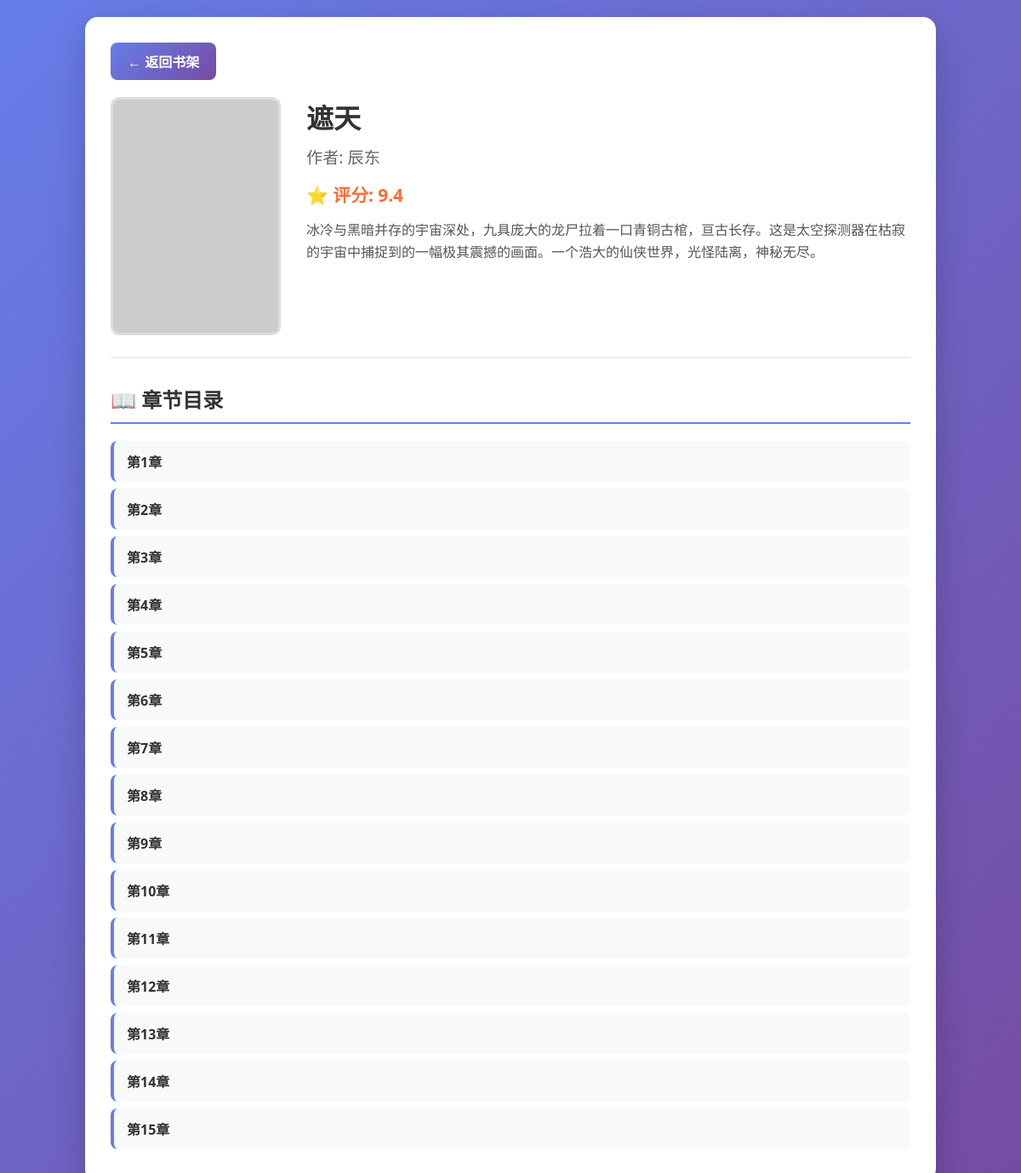
The page /novel/14 on the database its author committed.
### tables this page shows
CREATE TABLE novels (
            id INTEGER PRIMARY KEY AUTOINCREMENT,
            title TEXT NOT NULL,
            author TEXT,
            cover_url TEXT,
            description TEXT,
            rating REAL,
            source_url TEXT,
            created_at TIMESTAMP DEFAULT CURRENT_TIMESTAMP
        );

CREATE TABLE chapters (
            id INTEGER PRIMARY KEY AUTOINCREMENT,
            novel_id INTEGER,
            chapter_number INTEGER,
            title TEXT,
            content TEXT,
            created_at TIMESTAMP DEFAULT CURRENT_TIMESTAMP,
            FOREIGN KEY (novel_id) REFERENCES novels (id)
        );

### novel_reader.py (the view)
@app.route('/novel/<int:novel_id>')
def novel_detail(novel_id):
    novel = novel_manager.get_novel_by_id(novel_id)
    if not novel:
        return "小说不存在", 404
    chapters = novel_manager.get_chapters(novel_id)
    return render_template('novel_detail.html', novel=novel, chapters=chapters)

### novel_reader.py (called while the page is built)
    def get_novel_by_id(self, novel_id):
        conn = sqlite3.connect('novels.db')
        cursor = conn.cursor()
        cursor.execute('SELECT * FROM novels WHERE id = ?', (novel_id,))
        novel = cursor.fetchone()
        if novel:
            novel_dict = {
                'id': novel[0],
                'title': novel[1],
                'author': novel[2],
                'cover_url': novel[3],
                'description': novel[4],
                'rating': novel[5],
                'source_url': novel[6],
                'created_at': novel[7]
            }
        else:
            novel_dict = None
        conn.close()
        return novel_dict

    def get_chapters(self, novel_id):
        conn = sqlite3.connect('novels.db')
        cursor = conn.cursor()
        cursor.execute('''
            SELECT id, chapter_number, title FROM chapters
            WHERE novel_id = ? ORDER BY chapter_number
        ''', (novel_id,))
        chapters = cursor.fetchall()
        chapter_list = []
        for chapter in chapters:
            chapter_list.append({
                'id': chapter[0],
                'chapter_number': chapter[1],
                'title': chapter[2]
            })
        conn.close()
        return chapter_list

### templates/novel_detail.html (shortened to what this page needs)
<!DOCTYPE html>
<html lang="zh-CN">
<head>
</head>
<body>
    <div class="container">
        <a href="/" class="back-btn">← 返回书架</a>
        <div class="novel-header">
            <div class="cover-container">
                {% if novel.cover_url %}
                <img src="{{ novel.cover_url }}" alt="{{ novel.title }}" class="cover-img">
                {% endif %}
            </div>
            <div class="novel-info">
                <h1 class="novel-title">{{ novel.title }}</h1>
                <div class="novel-author">作者: {{ novel.author }}</div>
                <div class="novel-rating">⭐ 评分: {{ "%.1f"|format(novel.rating or 0) }}</div>
                <div class="novel-description">{{ novel.description }}</div>
            </div>
        </div>
        <div class="chapters-list">
            <h2 class="chapters-title">📖 章节目录</h2>
            {% for chapter in chapters %}
            <div class="chapter-item" onclick="window.location.href='/chapter/{{ chapter.id }}'">
                <div class="chapter-title">{{ chapter.title }}</div>
            </div>
            {% endfor %}
        </div>
    </div>
</body>
</html>

### templates/novel_detail.html (style rules this page uses)
* { margin: 0; padding: 0; box-sizing: border-box; }
body { font-family: 'Segoe UI', Tahoma, Geneva, Verdana, sans-serif; background: linear-gradient(135deg, #667eea, #764ba2); color: #333; min-height: 100vh; padding: 20px; }
.container { max-width: 1000px; margin: 0 auto; background: white; border-radius: 15px; padding: 30px; box-shadow: 0 15px 40px rgba(0,0,0,0.2); }
.novel-header { display: flex; gap: 30px; margin-bottom: 30px; padding-bottom: 20px; border-bottom: 2px solid #eee; }
.cover-container { flex-shrink: 0; }
.cover-img { width: 200px; height: 280px; object-fit: cover; border-radius: 10px; border: 3px solid #ddd; }
.novel-info { flex: 1; }
.novel-title { font-size: 2em; color: #333; margin-bottom: 10px; }
.novel-author { font-size: 1.2em; color: #666; margin-bottom: 15px; }
.novel-rating { font-size: 1.3em; color: #ff6b35; margin-bottom: 15px; font-weight: bold; }
.novel-description { line-height: 1.6; color: #555; margin-bottom: 20px; }
.chapters-list { margin-top: 30px; }
.chapters-title { font-size: 1.5em; color: #333; margin-bottom: 20px; border-bottom: 2px solid #667eea; padding-bottom: 10px; }
.chapter-item { padding: 12px 15px; margin: 8px 0; background: #f8f9fa; border-radius: 8px; cursor: pointer; transition: background 0.3s ease; border-left: 4px solid #667eea; }
.chapter-title { font-weight: bold; color: #333; }
.back-btn { display: inline-block; margin-bottom: 20px; padding: 10px 20px; background: linear-gradient(135deg, #667eea, #764ba2); color: white; text-decoration: none; border-radius: 8px; font-weight: bold; }

### rows shown on the page
novels: title "遮天", author "辰东", rating "9.4", description "冰冷与黑暗并存的宇宙深处，九具庞大的龙尸拉着一口青铜古棺，亘古长存。这是太空探测器在枯寂的宇宙中捕捉到的一幅极其震撼的画面。一个浩大的仙侠世界，光怪陆离，神秘无尽。"
chapters: title "第1章"
chapters: title "第2章"
chapters: title "第3章"
chapters: title "第4章"
chapters: title "第5章"
chapters: title "第6章"
chapters: title "第7章"
chapters: title "第8章"
chapters: title "第9章"
chapters: title "第10章"
chapters: title "第11章"
chapters: title "第12章"
chapters: title "第13章"
chapters: title "第14章"
chapters: title "第15章"
